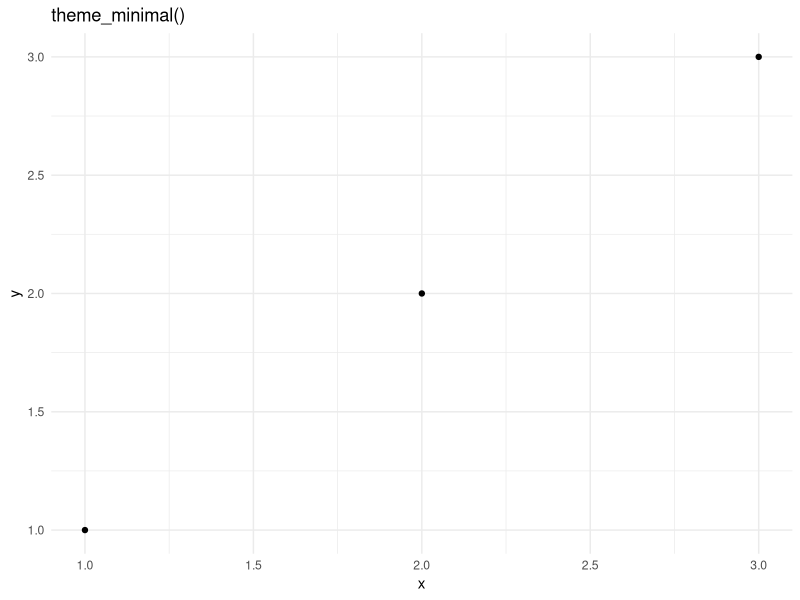

R code for this plot:
library(ggplot2)
df <- data.frame(x = 1:3, y = 1:3)
base <- ggplot(df, aes(x, y)) + geom_point()
#base + theme_light() + ggtitle("theme_light()")
#This theme is designed to create plots with a simple and clean appearance, featuring light gray backgrounds and black text

#base + theme_dark() + ggtitle("theme_dark()")

base + theme_minimal()  + ggtitle("theme_minimal()")
#This theme is designed to create plots with a minimalist and clean appearance, featuring a white background with no gridlines or unnecessary decorations.
